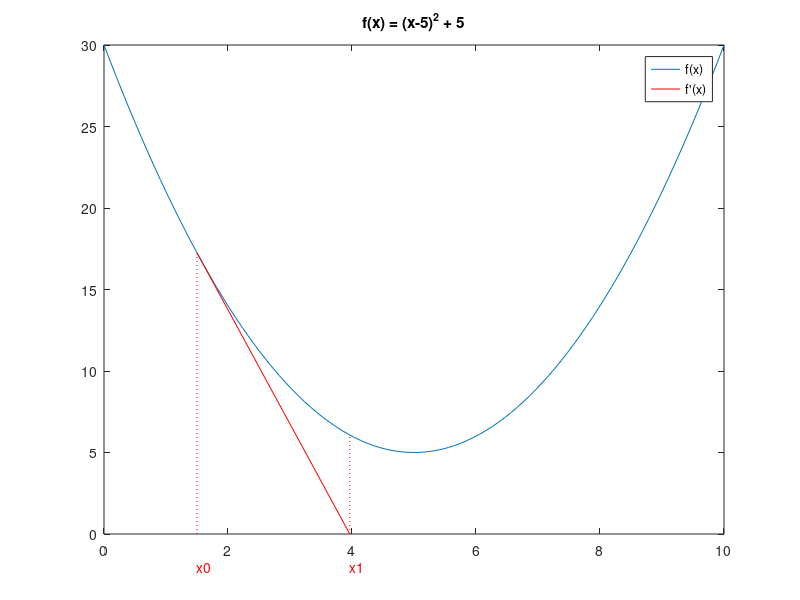
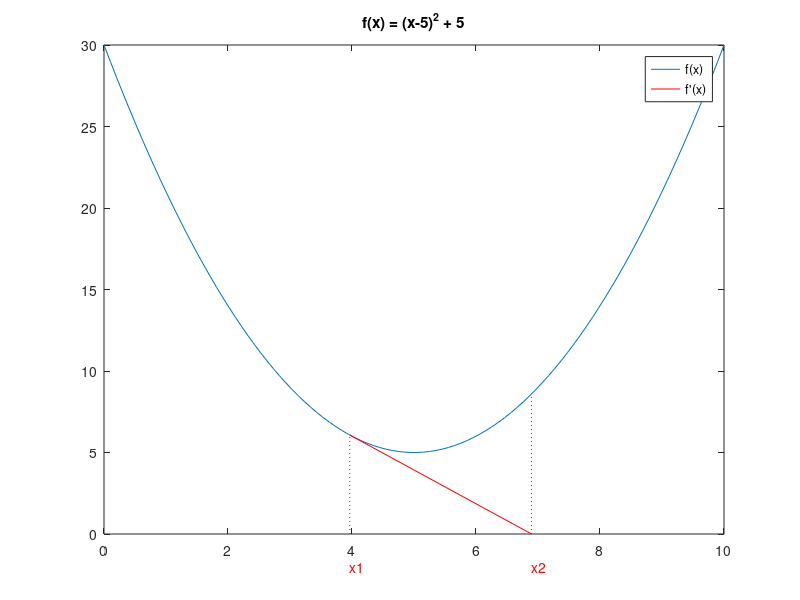
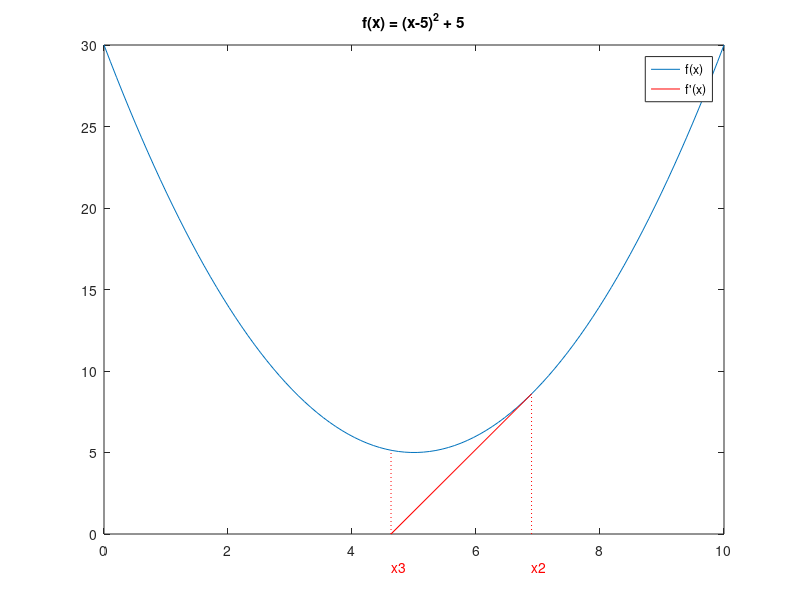
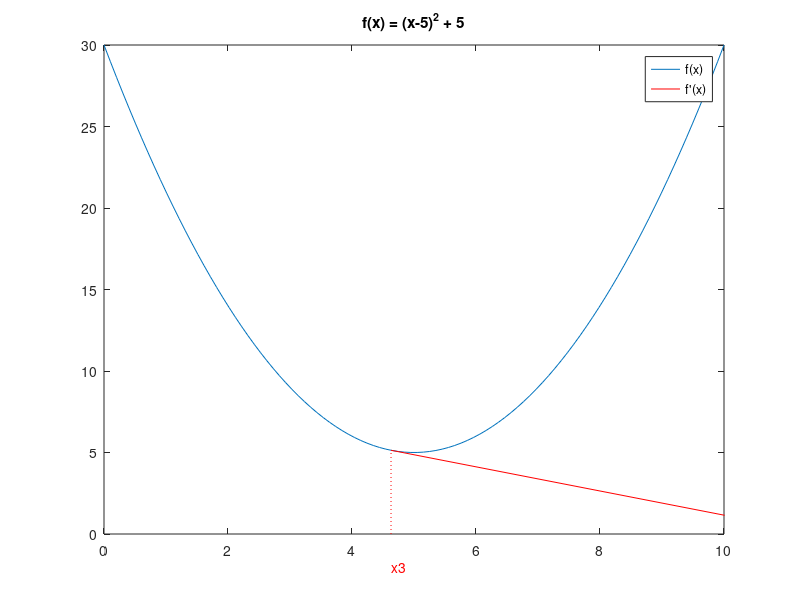

Reproduce these figures in MATLAB, in order.
% Dummy statement to avoid writing function in the first line and making it a 'function file' instead of a 'script file'
1;


% The function to find zeroes of.
% The function is specifically chosen to not have any zeroes
% so as to show the weakness of Newton's method.
function y = f(x)
    y = (x - 5).^2 + 5;
endfunction


% The derivative of f(x)
function y = fd(x)
    y = 2 * (x - 5);
endfunction


% Initial guess
x0 = 1.5;

% Max number of iterations
itermax = 20;

% Epsilon value initialized to a very large value
eps = 1;

% A vector for storing the history of the approximate roots
xvals = x0;

% Number of iterations done
itercount = 0;

% Required for plotting f(x) vs x
x = linspace(0, 10, 100);

% Create a figure whose output is not rendered on the screen
% Not working currently; supposedly a bug in Octave
% A workaround is to use gnuplot instead of qt - `graphics_toolkit gnuplot`
% but this is very slow.
% Uncomment the following to activate the feature once the bug is fixed
% figure('Visible','off');

% The main loop
while eps >= 1e-5 && itercount <= itermax
    % x1 = New value of root
    % x0 = Current value of root
    x1 = x0 - f(x0) / fd(x0);

    % Plot f(x)
    % Plot a line passing through points [x0, f(x0)] and [x1, 0]
    % Plot a line passing through points [x1, 0] and [x1, f(x1)]
    % Plot a line passing through points [x0, 0] and [x0, f(x0)]
    plot(x, f(x), ";f(x);", [x0 x1], [f(x0) 0], "-r;f'(x);", [x1 x1], [0 f(x1)], ":r", [x0 x0], [0 f(x0)], ":r");
    title('f(x) = (x-5)^2 + 5');


    % Set limits for the axes shown in the plots
    xlim([0 10]);
    ylim([0 30]);

    % Label the two consecutive zeroes on the X-axis
    text(x0, -2, sprintf('x%d', itercount), 'color', 'red');
    text(x1, -2, sprintf('x%d', itercount+1), 'color', 'red');

    % Print the plot to a file
    filename = sprintf('output/%05d.jpg', itercount);
    print(filename)

    % Append the zero to the array of zeroes calculated so far
    xvals = [xvals; x1];

    % Calculate the epsilon value
    eps = abs(x1-x0);

    x0 = x1;
    itercount = itercount+1;
end


% Print the result of the iteration
xvals
f_zero = f(xvals(end))
eps
itercount

